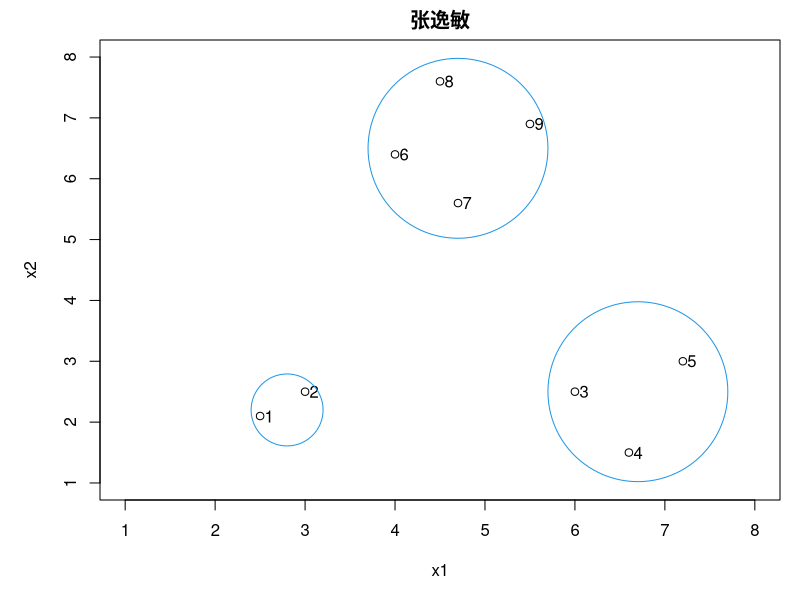
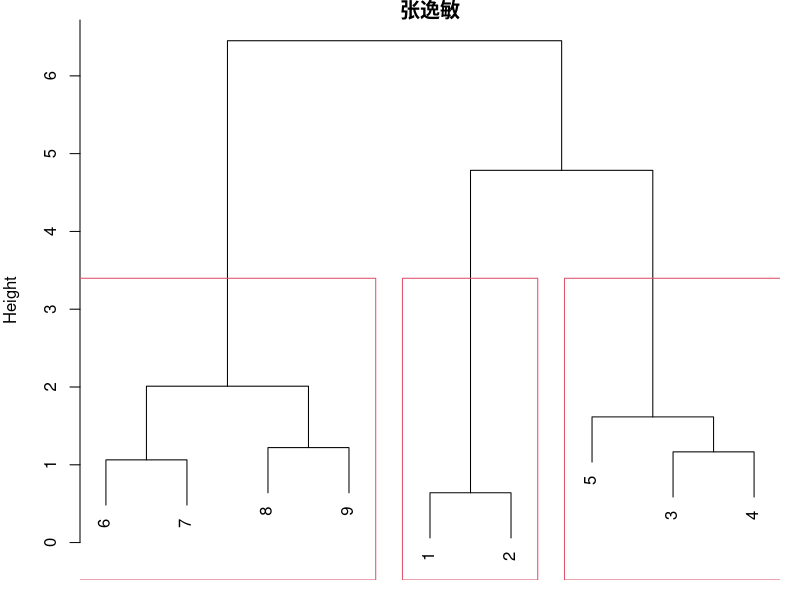
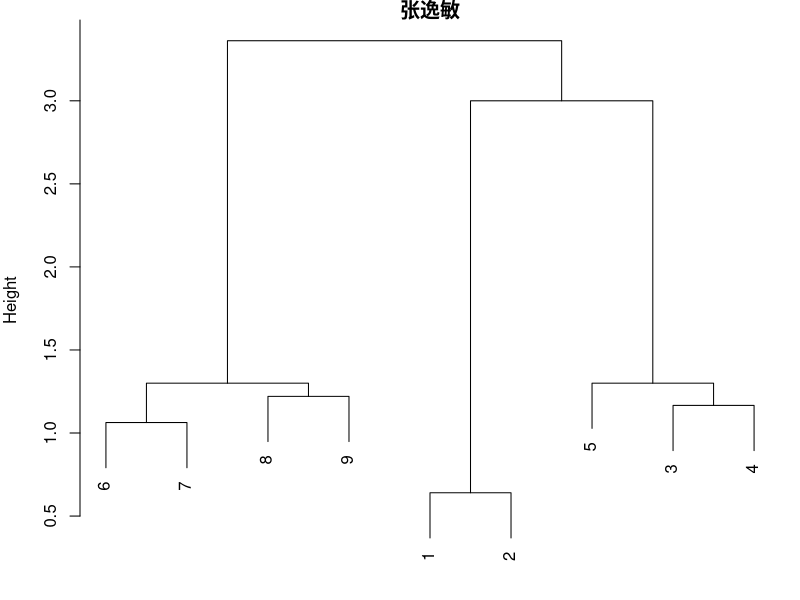
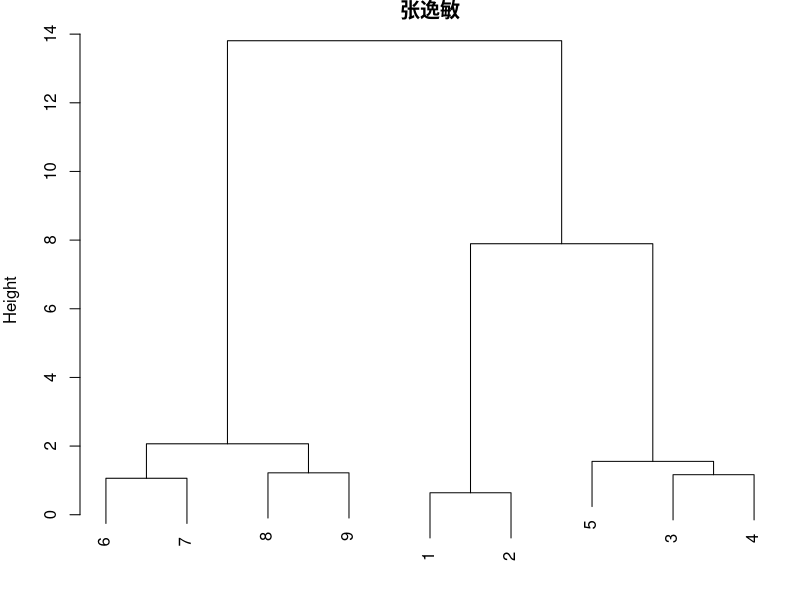
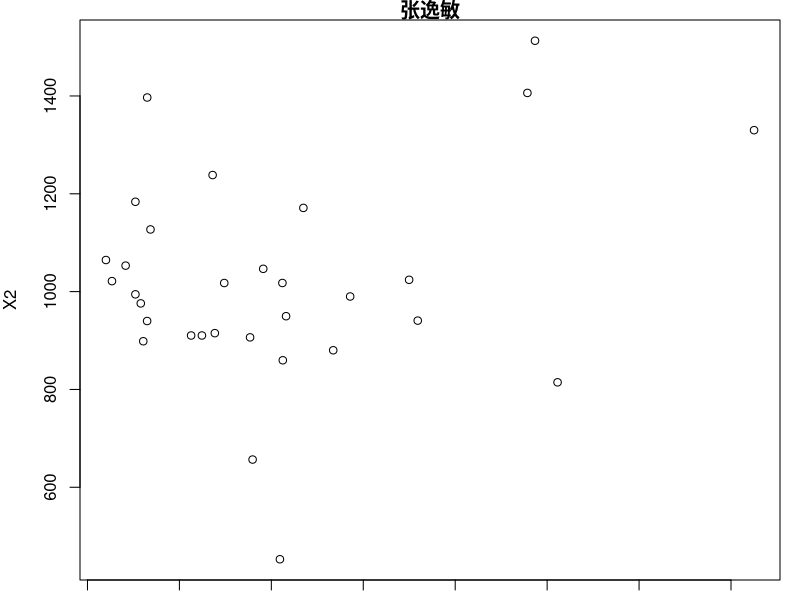
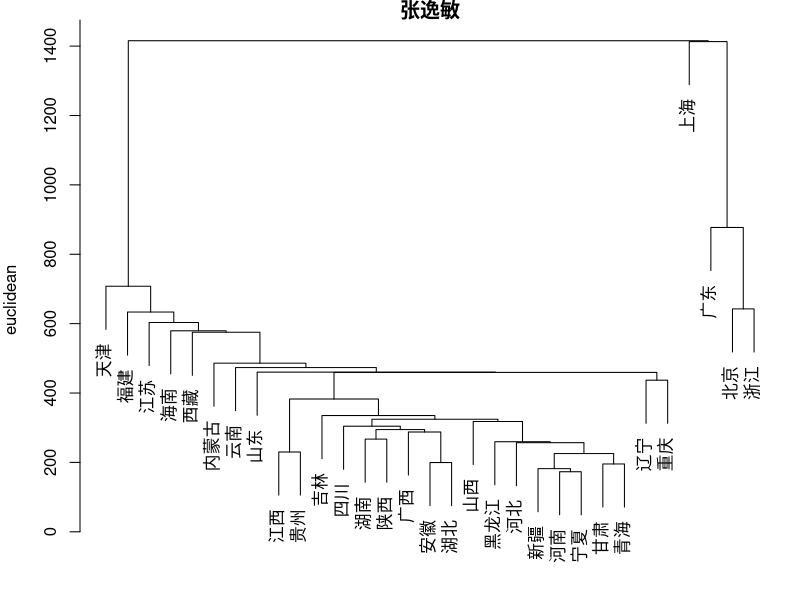
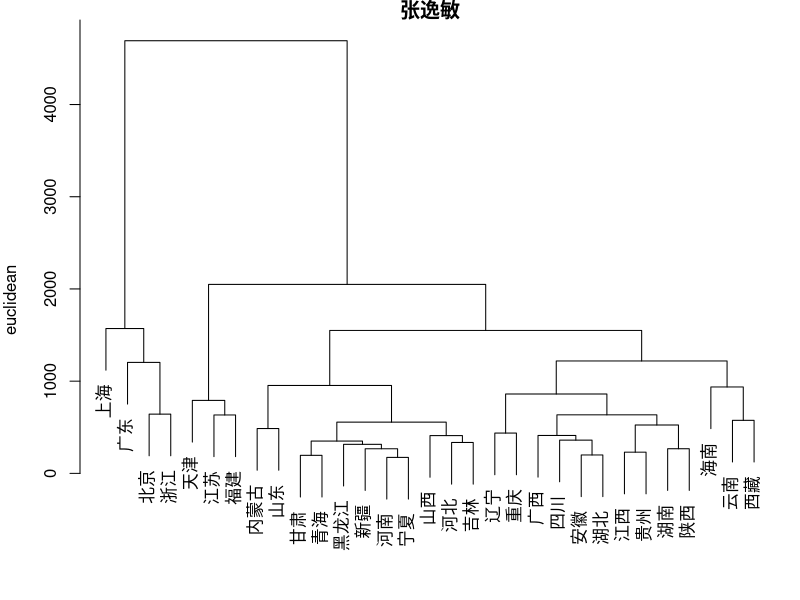
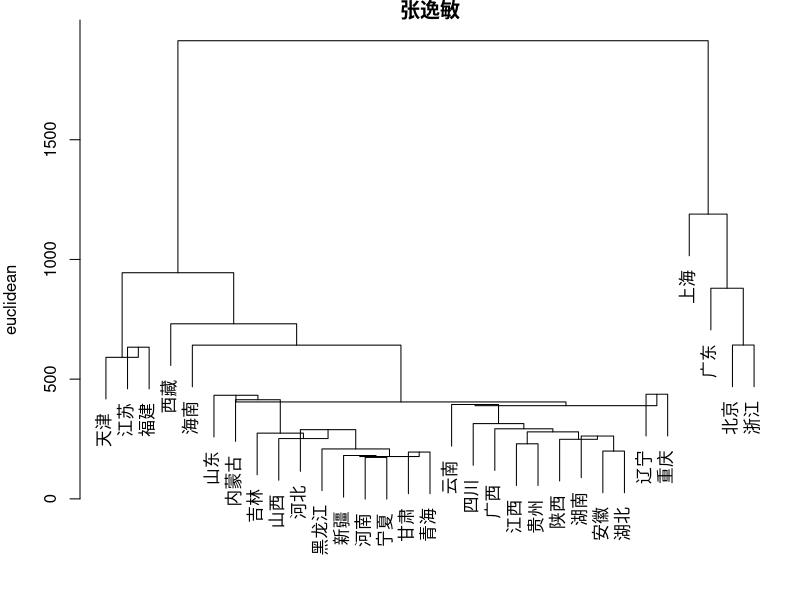

The R script that drew these images, in order:
## ---- chunk 1
par(mar = c(5, 5, 2, 1))
library(plotrix)
x1 = c(2.5, 3.0, 6.0, 6.6, 7.2, 4.0, 4.7, 4.5, 5.5)
x2 = c(2.1, 2.5, 2.5, 1.5, 3.0, 6.4, 5.6, 7.6, 6.9)
plot(x1, x2, xlim = c(1, 8), ylim = c(1, 8),main="张逸敏")
text(x1, x2, labels = c(1:9), adj = -0.5)
draw.circle(x = 4.7, y = 6.5, r = 1, lty = 1, border = 4)
draw.circle(x = 2.8, y = 2.2, r = 0.4, lty = 1, border = 4)
draw.circle(x = 6.7, y = 2.5, r = 1, lty = 1, border = 4)
## ---- chunk 2
X = cbind(x1, x2); #形成数据矩阵
X
options(digits = 3) #设定有效位数
dist(X) #默认为euclidean距离
dist(X, diag = TRUE)  #添加主对角线距离
dist(X, upper = TRUE) #添加上三角距离
dist(X, diag = TRUE, upper = TRUE) #全矩阵距离
## ---- chunk 3
dist(X, method = "manhattan")     #manhattan距离
dist(X, method = "minkowski", p = 1) #明可夫斯基距离中p=1也是manhattan距离
dist(X, method = "minkowski", p = 2) #euclidean距离
## ---- chunk 4
D = dist(X);D #求距离阵
min(D) #求最小距离
## ---- chunk 5
hc <- hclust(D);hc #默认最长距离法 D是欧氏距离矩阵
cbind(hc$merge, hc$height) #分类过程
par(mar = c(1, 4, 1, 1))
plot(hc,main="张逸敏") #聚类图
rect.hclust(hc, 3) #加3分类框
cutree(hc, 1:3) #显示分类结果
## ---- chunk 6
hc <- hclust(D, "single");hc #最短距离法
names(hc)
cbind(hc$merge, hc$height) #分类过程
plot(hc,main="张逸敏") #聚类图
## ---- chunk 7
hc <- hclust(dist(X), "ward.D") #ward距离法
cbind(hc$merge, hc$height) #分类过程
plot(hc,main="张逸敏") #聚类图
## ---- chunk 8
H.clust <- function(X, d = "euc", m = "comp", proc = F, plot = T)
{
  D = dist(X, d)
  hc <- hclust(D, m)
  if (proc) { cat("\n cluster procdure: \n");
    print(cbind(hc$merge, hc$height)) }
  PROC = cbind(merge = hc$merge, height = hc$height)
  if (proc) print(PROC)
  if (plot) {
    plot(hc, ylab = d,main="张逸敏")
  }
  #plot(hc,hang=hang,xlab="",ylab="",main="")
  #hc1=as.dendrogram(hc)
  #plot(hc1,xlab="G",ylab="D",horiz=TRUE)
  #list(D=D,hc=hc,proc=proc)
  return(hc)
}
## ---- chunk 9
d7.2 = read.table('7.2.txt', header = T)
d7.2 <- as.matrix(d7.2)
plot(d7.2,main="张逸敏") #用指标X1和X2画图
## ---- chunk 10
H.clust(d7.2, 'euclidean', 'single', plot = T)
## ---- chunk 11
H.clust(d7.2, 'euclidean', 'complete', plot = T)
## ---- chunk 12
H.clust(d7.2, 'euclidean', 'median', plot = T)
## ---- chunk 13
H.clust(d7.2, 'euclidean', 'average', plot = T)
## ---- chunk 14
H.clust(d7.2, 'euclidean', 'centroid', plot = T)
## ---- chunk 15
H.clust(d7.2, 'euclidean', 'ward.D2', plot = T)
## ---- chunk 16
x1 = matrix(rnorm(1000, mean = 0, sd = 0.3), ncol = 10)
x2 = matrix(rnorm(1000, mean = 1, sd = 0.3), ncol = 10)
x = rbind(x1, x2) # 按行连接
## ---- chunk 17
cl = kmeans(x, 2) # kmeans聚类，类别数为2
pch1 = rep('1', 100)
pch2 = rep('2', 100)
plot(x, col = cl$cluster, pch = c(pch1, pch2), cex = 0.7, main="张逸敏")
points(cl$centers, col = 3, pch = '*', cex = 3)
## ---- chunk 18
hc <- H.clust(x, 'euclidean', 'complete') # 欧氏距离、最长距离法进行系统聚类
hc.cut = cutree(hc, k = 2)
## ---- chunk 19
library(dplyr)
library(ggplot2)
tibble(x1 = x[, 1],
       x2 = x[, 2],
       class = as.factor(hc.cut)) %>%
  ggplot(aes(x1, x2, col = class)) +
  geom_point() +
  stat_ellipse(level = 0.95) +
  theme_bw() +
  theme(legend.position = "top") +
  labs(title="张逸敏")
## ---- chunk 20
y1 = matrix(rnorm(10000, mean = 0, sd = 0.3), ncol = 10)
y2 = matrix(rnorm(10000, mean = 1, sd = 0.3), ncol = 10)
y = rbind(y1, y2)
H.clust(y, 'euclidean', 'complete')
cl_y = kmeans(y, 2)
pch1 = rep('1', 100)
pch2 = rep('2', 100)
plot(x, col = cl$cluster, pch = c(pch1, pch2), cex = 0.7, main="张逸敏")
points(cl$centers, col = 3,pch='*', cex=3)
## ---- chunk 21
Case6=read.table('7_case.txt', header=T)
Z=scale(Case6) # 标准化
## ---- chunk 22
hc=hclust(dist(Z))
## ---- chunk 23
plot(hc, main="张逸敏"); rect.hclust(hc, 2); cutree(hc, 2)
## ---- chunk 24
plot(hc, main="张逸敏"); rect.hclust(hc, 3); cutree(hc, 3)
## ---- chunk 25
plot(hc, main="张逸敏"); rect.hclust(hc, 4); cutree(hc, 4)
## ---- chunk 26
plot(hc, main="张逸敏");rect.hclust(hc, 5); cutree(hc, 5)
## ---- chunk 27
plot(hc, main="张逸敏" ,hang=-1) # hang取负值时，代表类的竖线对齐到底边
## ---- chunk 28
opar<-par(mfrow=c(2, 1), mar=c(5.2, 4, 1, 0))  #生成两行一列 ;图像距离边界的距离
plot(hc, main="张逸敏"); rect.hclust(hc, 4); cutree(hc, 4)
plot(hc, main="张逸敏"); rect.hclust(hc, 5); cutree(hc, 5)
par(opar)
## ---- chunk 29
res1 = kmeans(Z, 2)
plot(Z, col = res1$cluster, pch = as.data.frame(res1$cluster)[,1], cex = 0.7, main="张逸敏")
points(res1$centers, col = 3, pch = '*', cex = 3)
## ---- chunk 30
res2 = kmeans(Z, 3)
plot(Z, col = res2$cluster, pch = as.data.frame(res2$cluster)[,1], cex = 0.7, main="张逸敏")
points(res2$centers, col = 3, pch = '*', cex = 3)
## ---- chunk 31
res3 = kmeans(Z, 4)
plot(Z, col = res3$cluster, pch = as.data.frame(res3$cluster)[,1], cex = 0.7, main="张逸敏")
points(res3$centers, col = 3, pch = '*', cex = 3)
## ---- chunk 32
res4 = kmeans(Z, 5)
plot(Z, col = res4$cluster, pch = as.data.frame(res4$cluster)[,1], cex = 0.7, main="张逸敏")
points(res4$centers, col = 3, pch = '*', cex = 3)
